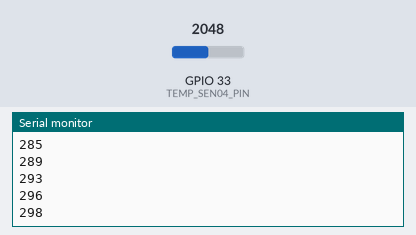
This sketch was run on a simulated ESP32. On the bench: the last lines printed to the serial monitor. Inputs (shaded band) come from the test bench; at power-on: GPIO 33 (TEMP_SEN04_PIN) = 2048 (analog values on the 0–4095 scale).

Above: at 1.2 s.
1.3 s: GPIO 33 (TEMP_SEN04_PIN) set to 2866
At 1.31 s:
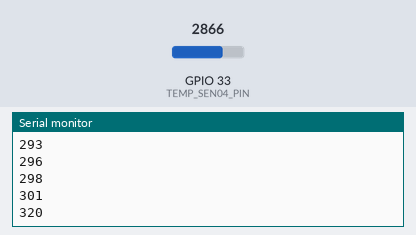
2.8 s: GPIO 33 (TEMP_SEN04_PIN) set to 3603
At 2.81 s:
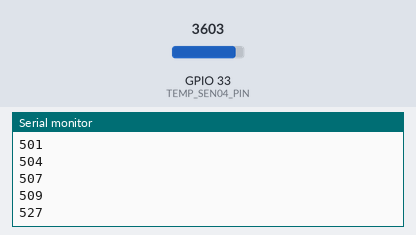
Timing chart, 0 to 5.8 s (numbered marks = the images above; inputs shaded):
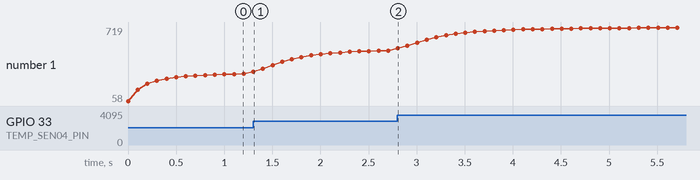

Measured:
- after the input at 1.3 s, the serial monitor: prints a new line at once (image 1)
- plotted number 1: 301 → 509 after the input at 1.3 s, 509 → 719 after the input at 2.8 s

The sketch:

Standalone_4-20mA_ADC.ino
```cpp
/*------------------------------------------------------------*-
  ADC Converter file
  (c) Can Tho University 2019
  version 1.00 - 15/07/2019
---------------------------------------------------------------
 * ESP-IDF version: 3.2
 * Compiler version: 5.2.0
 * Arduino components version: latest
--------------------------------------------------------------
  AnalogRead Serial
  https://randomnerdtutorials.com/esp32-adc-analog-read-arduino-ide/
  ADC_0db: sets no attenuation (1V input = ADC reading of 1088).
  ADC_2_5db: sets an attenuation of 1.34 (1V input = ADC reading of 2086).
  ADC_6db: sets an attenuation of 1.5 (1V input = ADC reading of 2975).
  ADC_11db: sets an attenuation of 3.6 (1V input = ADC reading of 3959).
  https://www.esp32.com/viewtopic.php?f=19&t=2881&start=10#p13739

Stable time: ~25 second.
*/
#include "config.h"
SimpleKalmanFilter filter(E_MEA, E_EST, Q);

void ADC_init()
{
  analogReadResolution(11); // Default of 12 is not very linear. Recommended to use 10 or 11 depending on needed resolution.
  analogSetWidth(11); //Range 0-2047
  analogSetPinAttenuation(TEMP_SEN01_PIN, ADC_6db); // Default is 11db which is very noisy. Recommended to use 2.5 or 6.
  analogSetPinAttenuation(TEMP_SEN02_PIN, ADC_6db); // Default is 11db which is very noisy. Recommended to use 2.5 or 6.
  analogSetPinAttenuation(TEMP_SEN03_PIN, ADC_6db); // Default is 11db which is very noisy. Recommended to use 2.5 or 6.
  analogSetPinAttenuation(TEMP_SEN04_PIN, ADC_6db); // Default is 11db which is very noisy. Recommended to use 2.5 or 6.
  analogSetPinAttenuation(FLOW_SEN01_PIN, ADC_11db); // Must use 11db because of the module MDCB042
  analogSetPinAttenuation(FLOW_SEN02_PIN, ADC_11db); // Must use 11db because of the module MDCB042
  //analogSetAttenuation(ADC_6db); // This can be used for all ADC pins, but not recommended.
}//end ADC_init

int ADC_read(int ADCpin, int lowVal, int maxVal)
{
  // read the input on the corresponding analog pin:
  //if recieved signal is less than 4mA, than the sensor is off or is having some errors
  //if recieved signal is equal or more than 4mA (~360mV ~398 ADC value), than the sensor is working probaly
  int senVal = analogRead(ADCpin);
  //------------------------------Kalman filter applied:
  int es_senVal = filter.updateEstimate(senVal); // first layer
  for (int a=1;a<FILTER_LAYER; a++) {        // next layers (if possible)
    es_senVal = filter.updateEstimate(es_senVal);
  }//end for
  //------------------------------Kalman filter done
  if (es_senVal<200) //if sensor is off or error
    {return SENSOR_ERROR;} //use 200 for compensating for noises.
  int calculatedVal = map(es_senVal,398,2047,lowVal,maxVal); //map es_senVal from 0-2047 to lowVal-maxVal
  return calculatedVal; //return the calculated value
}//end ADC_read

int flowSen01_read() {
  return ADC_read(FLOW_SEN01_PIN,FLOW_MIN,FLOW_MAX);
}//end flowSen01_read

int flowSen02_read() {
  return ADC_read(FLOW_SEN02_PIN,FLOW_MIN,FLOW_MAX);
}//end flowSen02_read

int tempSen01_read() {
  return ADC_read(TEMP_SEN01_PIN,TEMP_MIN,TEMP_MAX);
}//end tempSen01_read

int tempSen02_read() {
  return ADC_read(TEMP_SEN02_PIN,TEMP_MIN,TEMP_MAX);
}//end tempSen02_read

int tempSen03_read() {
  return ADC_read(TEMP_SEN03_PIN,TEMP_MIN,TEMP_MAX);
}//end tempSen03_read

int tempSen04_read() {
  return ADC_read(TEMP_SEN04_PIN,TEMP_MIN,TEMP_MAX);
}//end tempSen04_read
void setup() {
  Serial.begin(115200);// initialize serial communication at 115200 bits per second
  ADC_init();
}

void loop() { //forever loop
//print out the value you want:
//  Serial.println(flowSen01_read());
//  Serial.println(flowSen02_read());
//  Serial.println(tempSen01_read());
//  Serial.println(tempSen02_read());
//  Serial.println(tempSen03_read());
  Serial.println(tempSen04_read());
  delay(100);        // delay in between reads for stability
}
```

config.h
```cpp
/*------------------------------------------------------------*-
  Configuration file
  (c) Can Tho University 2019
  version 1.00 - 09/07/2019
---------------------------------------------------------------
 * ESP-IDF version: 3.2
 * Compiler version: 5.2.0
 * Arduino components version: latest
--------------------------------------------------------------*/
#ifndef _CONFIG_H
#define _CONFIG_H

/////////////////////////////////////////////////////////////////////////////////////////////////////////////////////
////////////////////////////////////MODE CONFIGS/////////////////////////////////////////////////////////////////////
//--------------------------------------------------------------
// MAIN LIBRARY - WILL NEED TO EDIT THIS SECTION FOR EVERY PROJECT
//-------------------------------------------------------------
// Must include the appropriate microcontroller header file here
#include "WiFi.h" //for esp32
//--------------------------------------------------------------
// FLOW MAPPING
//--------------------------------------------------------------
#define FLOW_MIN 0    //put the mininum value of your flow sensor here
#define FLOW_MAX 100  //put the maximum value of your flow sensor here
//--------------------------------------------------------------
// TEMPERATURE MAPPING
//--------------------------------------------------------------
#define TEMP_MIN 0    //put the mininum value of your temperature sensor here
#define TEMP_MAX 850  //put the maximum value of your temperature sensor here
//--------------------------------------------------------------
// ADC
//--------------------------------------------------------------
#include <driver/adc.h>
#define FLOW_SEN01_PIN 36
#define FLOW_SEN02_PIN 39
#define TEMP_SEN01_PIN 34
#define TEMP_SEN02_PIN 35
#define TEMP_SEN03_PIN 32
#define TEMP_SEN04_PIN 33
#define SENSOR_ERROR   9999
//KALMAN FILTER PARAMETERS
#include <SimpleKalmanFilter.h>
#define FILTER_LAYER 2
#define E_MEA 3     //Measurement Uncertainty - How much do we expect to our measurement vary
#define E_EST 3     //Estimation Uncertainty - Can be initilized with the same value as e_mea since the kalman filter will adjust its value.
#define Q     0.007 //Process Variance - usually a small number between 0.001 and 1 - how fast your measurement moves. Recommended 0.01. Should be tunned to your needs.
/////////////////////////////////////////////////////////////////////////////////////////////////////////////////////

#ifdef ESP32_DEBUG // When this is active, every log will be execute.
  #ifndef SERIAL_OUTPUT
    #define SERIAL_OUTPUT
  #endif
  #ifndef WIFI_CHANGEABLE
    #define WIFI_CHANGEABLE
  #endif
  #ifndef SERIAL_BEGIN
    #define SERIAL_BEGIN()      {Serial.begin(115200);}
  #endif
  #define D_PRINT(...)       {Serial.print(__VA_ARGS__);}
  #define D_PRINTLN(...)     {Serial.println(__VA_ARGS__);}
  #define D_PRINTF(...)      {Serial.printf(__VA_ARGS__);}
#else
  #define D_PRINT(...)   {}
  #define D_PRINTLN(...) {}
  #define D_PRINTF(...)  {}
#endif

#ifdef WIFI_CHANGEABLE
  #ifndef SERIAL_BEGIN
    #define SERIAL_BEGIN()      {Serial.begin(115200);}
  #endif
#endif

#ifdef SERIAL_OUTPUT
  #ifndef SERIAL_BEGIN
    #define SERIAL_BEGIN()      {Serial.begin(115200);}
  #endif
  #define S_PRINT(...)       {Serial.print(__VA_ARGS__);}
  #define S_PRINTLN(...)     {Serial.println(__VA_ARGS__);}
  #define S_PRINTF(...)      {Serial.printf(__VA_ARGS__);}
#else
  #ifndef SERIAL_BEGIN
    #define SERIAL_BEGIN()  {}
  #endif
  #define S_PRINT(...)   {}
  #define S_PRINTLN(...) {}
  #define S_PRINTF(...)  {}
#endif

/////////////////////////////////////////////////////////////////////////////////////////////////////////////////////
/////////////////////////////////////////////////////////////////////////////////////////////////////////////////////

#endif //_CONFIG_H
```
